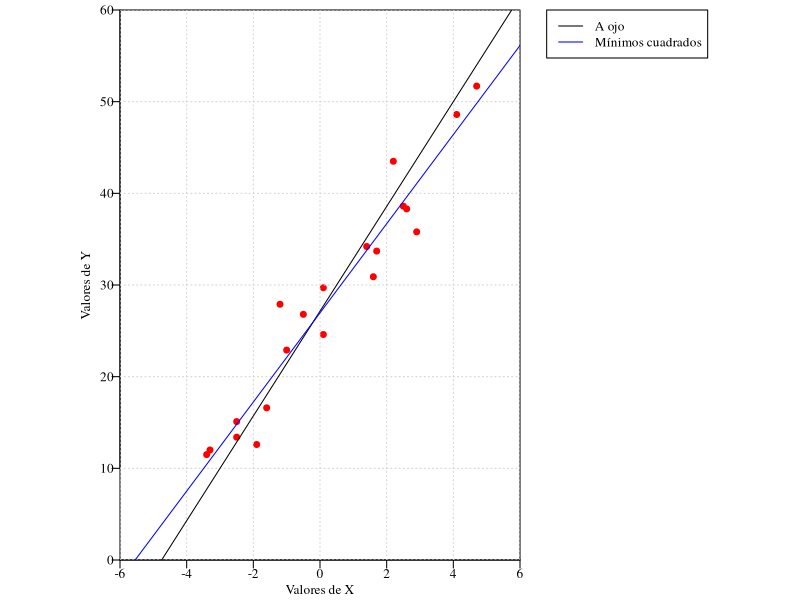

The R script that drew this image:

datos = read.csv2("coeficientesSinFormulas.csv")

png("020_regresionAOjo.png", width=1800, height=750, res = 300)

par(mar = c(2, 6, 0.5, 14), family = "serif")

t=0.8
plot(datos$X, datos$Y, xlim = c(-6, 6), ylim = c(0, 60),
		 xlab="", ylab="", pch = 19, col = "red",
		 cex = t, xaxt = "n", yaxt = "n", xaxs="i", yaxs="i")
axis(side=1, padj=-2, tck=-0.02, at=seq(-6, 6, by = 2), cex.axis = t)
axis(side=2, hadj=-1, tck=-0.02, at=0, cex.axis = t, las = 1)
axis(side=2, hadj=-0, tck=-0.02, at=seq(10, 60, 10), cex.axis = t, las = 1)
mtext('Valores de X', side=1, line=0.9, cex=t, las=1, family = "serif")
mtext('Valores de Y', side=2, line=1.3, cex=t, las=0, family = "serif")


grid()
lines(c(-4.75, 5.75), c(0, 60))
abline(lm(datos$Y~datos$X), col = "blue")
legend(6.8, 60, legend=c("A ojo", "Mínimos cuadrados"),
       col=c("black", "blue"), lty=1, xpd = NA, cex = t)

dev.off()


